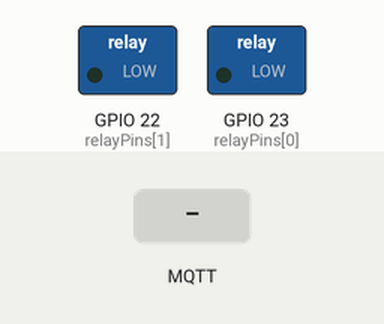
Simulated run of this sketch. Board: ESP32. On the bench: switched loads named in the sketch (green lamp = pin HIGH). The test bench sets the inputs (shaded band). WiFi joins after 1.5 s; servers stay silent unless stated; random numbers use the default seed unless the sketch sets one; no MQTT or app messages arrive unless stated; what the sketch prints to the serial monitor is not drawn.

Above: at 2.7 s.
2.8 s: MQTT message "solved" arrives on the first subscribed topic
At 3.6 s:
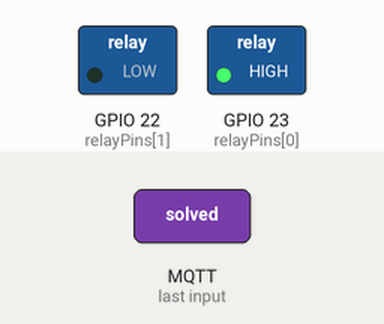
4.3 s: MQTT message "reset" arrives on the first subscribed topic
At 4.8 s:
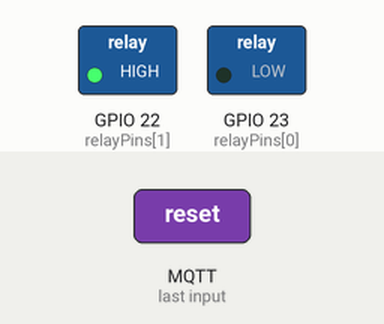
Timing chart, 0 to 7.3 s (numbered marks = the images above; inputs shaded):
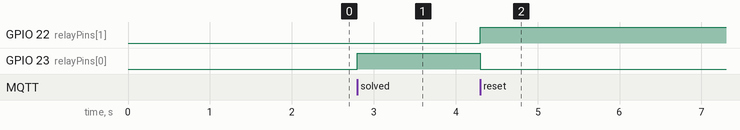

The sketch:

RisingPedestal.ino
```cpp
#include <WiFiManager.h>
#include <PubSubClient.h>

const char* AP_NAME             = "Rising Pedestal Setup";                 // Access point name
const char* DEFAULT_SERVER      = "192.168.1.10";                          // MQTT server name
const char* DEFAULT_SUB_TOPIC   = "puzzles/rising-pedestal/commands";      // MQTT sub topic
const char* DEFAULT_PUB_TOPIC   = "puzzles/rising-pedestal/status";        // MQTT pub topic

WiFiClient espClient;
PubSubClient client(espClient);

char mqtt_server[40];
char mqtt_sub_topic[40];
char mqtt_pub_topic[40];

String clientId = "rising-pedestal-" + String(ESP.getChipRevision()) + "-" + String(random(0xffff), HEX);

// Relay Outputs
const byte relayPins[2] = {23, 22};

void rise() {
  digitalWrite(relayPins[0], HIGH);
  digitalWrite(relayPins[1], LOW);
}

void fall() {
  digitalWrite(relayPins[0], LOW);
  digitalWrite(relayPins[1], HIGH);
}

void stopActuator() {
  digitalWrite(relayPins[0], LOW);
  digitalWrite(relayPins[1], LOW);
}

void callback(char* topic, byte* payload, unsigned int length) {
  String msg;
  for (unsigned int i = 0; i < length; i++) msg += (char)payload[i];
  msg.trim();
  if (msg == "solved") {
    rise();
  } else if (msg == "reset") {
    fall();
  }
}

void setupNetworking() {
  WiFiManager wm;
  wm.setConfigPortalTimeout(180);

  WiFiManagerParameter custom_mqtt_server("server", "MQTT Server IP", DEFAULT_SERVER, 40);
  WiFiManagerParameter custom_sub_topic("sub", "MQTT Sub Topic", DEFAULT_SUB_TOPIC, 100);
  WiFiManagerParameter custom_pub_topic("pub", "MQTT Pub Topic", DEFAULT_PUB_TOPIC, 100);
  wm.addParameter(&custom_mqtt_server);
  wm.addParameter(&custom_sub_topic);
  wm.addParameter(&custom_pub_topic);

  bool res = wm.startConfigPortal(AP_NAME);
  String mqttServer;
  String mqttSub;
  String mqttPub;

  if (res) {
    Serial.println("Connected to Network");

    mqttServer = custom_mqtt_server.getValue();
    mqttSub = custom_sub_topic.getValue();
    mqttPub = custom_pub_topic.getValue();

    Serial.print("MQTT Server IP: ");
    Serial.println(mqttServer);
    Serial.print("MQTT Sub Topic: ");
    Serial.println(mqttSub);
    Serial.print("MQTT Pub Topic: ");
    Serial.println(mqttPub);
  }
  else {
    Serial.println("Config Portal Timeout");
    Serial.println("Restarting...");
    ESP.restart();
  }

  mqttServer.toCharArray(mqtt_server, sizeof(mqtt_server));
  mqttSub.toCharArray(mqtt_sub_topic, sizeof(mqtt_sub_topic));
  mqttPub.toCharArray(mqtt_pub_topic, sizeof(mqtt_pub_topic));

  client.setServer(mqtt_server, 1883);
  client.setCallback(callback);
  client.connect(clientId.c_str(), NULL, NULL, NULL, 0, false, NULL, true);
  client.subscribe(mqtt_sub_topic);
}

void setup() {
  Serial.begin(115200);
  for (int i = 0; i < 2; i++) {
    pinMode(relayPins[i], OUTPUT);
    digitalWrite(relayPins[i], LOW);
  }

  setupNetworking();
}

void loop() {
  if (!client.connected()) {
    Serial.println("MQTT: Trying to connect...");
    client.connect(clientId.c_str(), NULL, NULL, NULL, 0, false, NULL, true);
    client.subscribe(mqtt_sub_topic);
  }
  client.loop();
}
```

Measured:
- after the input at 2.8 s, GPIO 23 (relayPins[0]): LOW → HIGH at once
- after the input at 4.3 s, GPIO 22 (relayPins[1]): LOW → HIGH at once; GPIO 23 (relayPins[0]): HIGH → LOW at once
